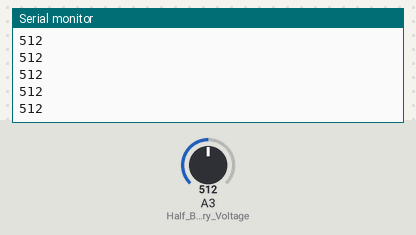
A sketch run on a simulated Arduino Uno, built with avr-gcc and run on an emulated ATmega328P. On the bench: the last lines printed to the serial monitor. The test bench sets the inputs (shaded band); at power-on: A3 (Half_Battery_Voltage) = 512.

Above: at 1.2 s.
1.3 s: A3 (Half_Battery_Voltage) set to 716
At 1.31 s:
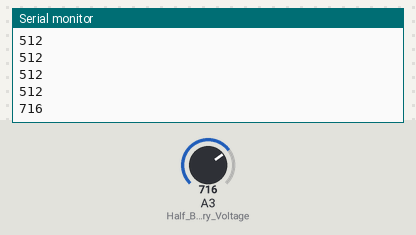
2.8 s: A3 (Half_Battery_Voltage) set to 900
At 2.81 s:
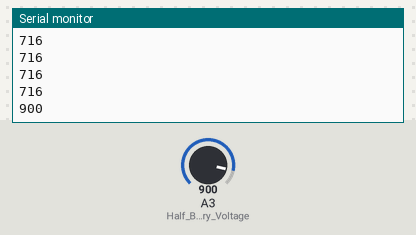
Timing chart, 0 to 5.8 s (numbered marks = the images above; inputs shaded):
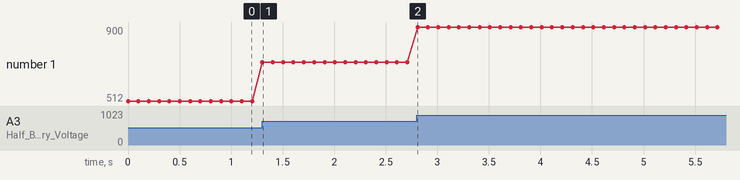

The sketch:

1-AnalogReadSerial-battery.ino
```cpp
/*
  validate TNbadge hardware, one module at a time

  based on
  https://www.arduino.cc/en/Tutorial/BuiltInExamples/AnalogReadSerial

  Reads an analog input, prints the result to the Serial Monitor.
*/

int Half_Battery_Voltage = A3;

// the setup routine runs once when you press reset:
void setup() {
  // initialize serial communication at 9600 bits per second:
  Serial.begin(9600);
}

// the loop routine runs over and over again forever:
void loop() {
  // read the input on analog pin 0:
  int sensorValue = analogRead(Half_Battery_Voltage);
  // print out the value you read:
  Serial.println(sensorValue);
  delay(100);  // delay in between reads for stability
}
```

Measured:
- after the input at 1.3 s, the serial monitor: prints a new line at once (image 1)
- after the input at 2.8 s, the serial monitor: prints a new line at once (image 2)
- plotted number 1: 512 → 716 after the input at 1.3 s, 716 → 900 after the input at 2.8 s
